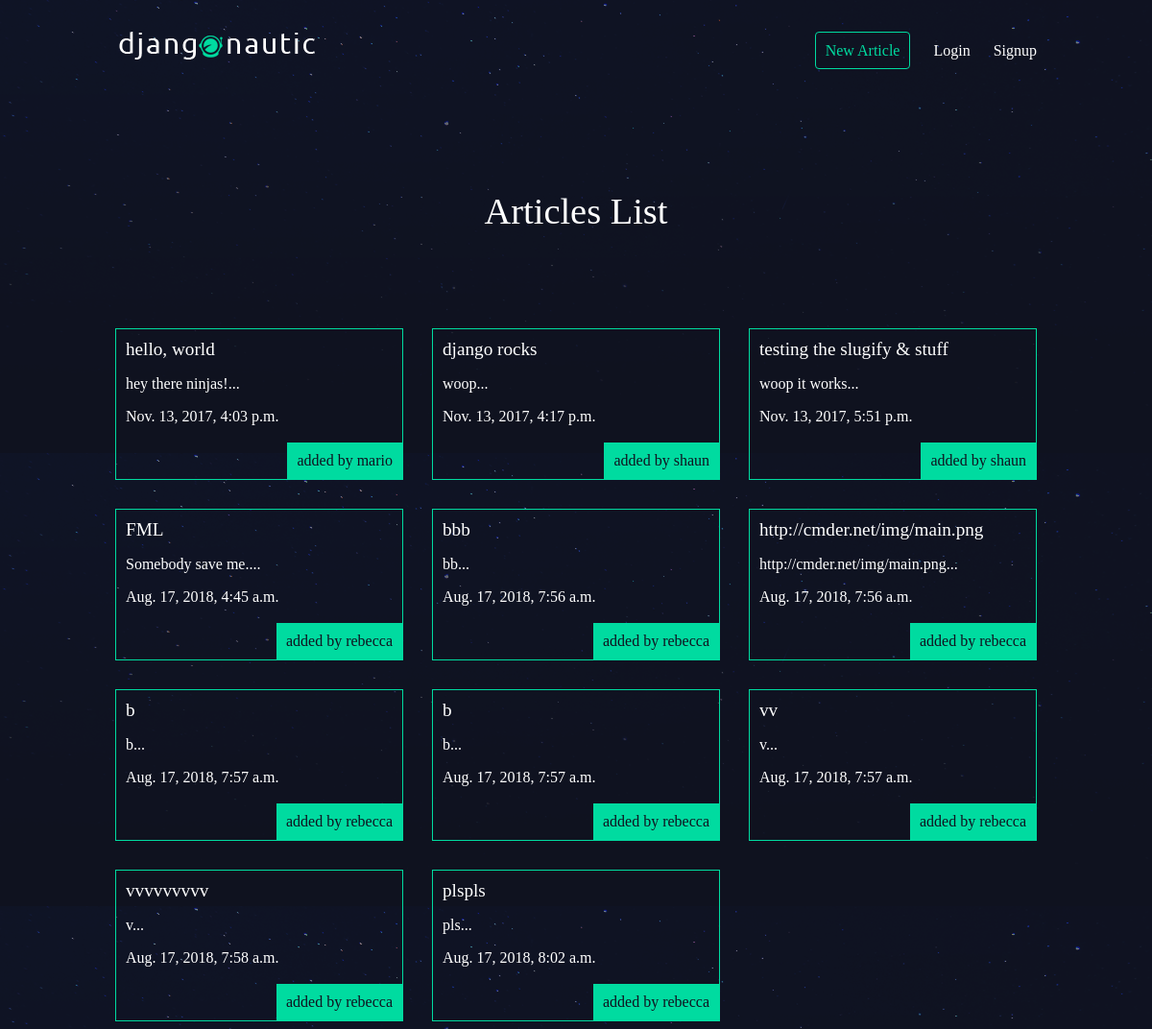
The app's page /articles/ with its own data.
### articles/models.py (models this page shows, shortened)
class Article(models.Model):
    title = models.CharField(max_length=100)
    slug = models.SlugField()
    body = models.TextField()
    date = models.DateTimeField(auto_now_add=True)
    thumb = models.ImageField(default='default.png', blank=True)
    author = models.ForeignKey(User, default=None,on_delete=models.PROTECT)
    def snippet(self):
        return self.body[:50] + '...'

### articles/views.py (the view)
def article_list(request):
    articles = Article.objects.all().order_by('date');
    return render(request, 'articles/article_list.html', { 'articles': articles })

### articles/templates/articles/article_list.html
{% extends 'base_layout.html' %}
{% block content%}
    <h1>Articles List</h1>
    <div class="articles">
    {% for article in articles %}
        <div class="article">
            <h2><a href="{% url 'articles:detail' slug=article.slug %}">{{ article.title }}</a></h2>
            <p>{{ article.snippet }}</p>
            <p>{{ article.date }}</p>
            <p class="author">added by {{ article.author.username }}</p>
        </div>
    {% endfor %}
    </div>
{% endblock %}

### templates/base_layout.html (shortened to what this page needs)
{% load static from staticfiles %}
<!DOCTYPE html>
<html>
    <head>
        <link rel="stylesheet" href="{% static 'style.css' %}">
    </head>
    <body>
        <header class="wrapper">
            <h1><a href="{% url 'home' %}"><img src="{% static 'logo.png' %}" alt="djangonautic" /></a></h1>
            <nav>
                <ul>
                    {% if user.is_authenticated %}
                    <li>
                        <form class="logout-link" action="{% url 'accounts:logout' %}" method="post">
                            {% csrf_token %}
                            <button type="submit">Logout</button>
                        </form>
                    </li>
                    <li><a href="{% url 'articles:create' %}" class="highlight">New Article</a></li>
                    {% else %}
                    <li><a href="{% url 'articles:create' %}" class="highlight">New Article</a></li>
                    <li><a href="{% url 'accounts:login' %}">Login</a></li>
                    <li><a href="{% url 'accounts:signup' %}">Signup</a></li>
                    {% endif %}
                </ul>
            </nav>
        </header>
        <div class="wrapper">
            {% block content %}
            {% endblock %}
        </div>
    </body>
</html>

### assets/style.css (style rules this page uses)
body { background-color: #0f121f; background-image: url(stars.png); background-repeat-y: no-repeat; color: #fff; }
body * { font-family: Ubuntu; }
h1, h2, h3, h4, h5 { font-weight: normal; margin: 0; }
a, a:hover, a:visited { color: #fff; text-decoration: none; }
.wrapper { max-width: 960px; margin: 0 auto; }
div.wrapper > h1 { text-align: center; margin: 100px auto; font-size: 2.4em }
header { display: grid; grid-template-columns: 1fr 1fr; padding: 20px 0; }
nav { justify-self: end; }
nav li { display: inline-block; list-style-type: none; margin-left: 20px; }
.articles { display: grid; grid-template-columns: 1fr 1fr 1fr; grid-gap: 30px; }
.article { padding: 10px; border: 1px solid #00dba0; position: relative; padding-bottom: 40px; }
.article h2 { font-size: 1.2em; }
.article .author { padding: 10px; background: #00dba0; position: absolute; right: 0; bottom: 0; margin: 0; color: #0f121f; }
a.highlight { border: 1px solid #00dba0; padding: 10px; border-radius: 4px; color: #00dba0; }

### records on screen
Article: title "hello, world", snippet "hey there ninjas!...", date "Nov. 13, 2017, 4:03 p.m.", author.username "mario"
Article: title "django rocks", snippet "woop...", date "Nov. 13, 2017, 4:17 p.m.", author.username "shaun"
Article: title "testing the slugify & stuff", snippet "woop it works...", date "Nov. 13, 2017, 5:51 p.m.", author.username "shaun"
Article: title "FML", snippet "Somebody save me....", date "Aug. 17, 2018, 4:45 a.m.", author.username "rebecca"
Article: title "bbb", snippet "bb...", date "Aug. 17, 2018, 7:56 a.m.", author.username "rebecca"
Article: title "http://cmder.net/img/main.png", snippet "http://cmder.net/img/main.png...", date "Aug. 17, 2018, 7:56 a.m.", author.username "rebecca"
Article: title "b", snippet "b...", date "Aug. 17, 2018, 7:57 a.m.", author.username "rebecca"
Article: title "b", snippet "b...", date "Aug. 17, 2018, 7:57 a.m.", author.username "rebecca"
Article: title "vv", snippet "v...", date "Aug. 17, 2018, 7:57 a.m.", author.username "rebecca"
Article: title "vvvvvvvvv", snippet "v...", date "Aug. 17, 2018, 7:58 a.m.", author.username "rebecca"
Article: title "plspls", snippet "pls...", date "Aug. 17, 2018, 8:02 a.m.", author.username "rebecca"
